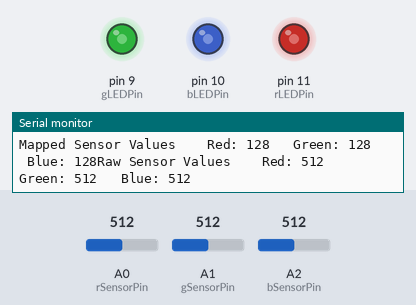
Bench run of a sketch on a simulated Arduino Uno, built with avr-gcc and run on an emulated ATmega328P. Shown: output pins drawn as LEDs (lit = HIGH), the last lines printed to the serial monitor. The inputs (shaded band) are chosen by the test bench; at power-on: A0 (rSensorPin) = 512, A1 (gSensorPin) = 512, A2 (bSensorPin) = 512.

Above: at 1.2 s.
1.3 s: A0 (rSensorPin) set to 410
At 2.0 s:
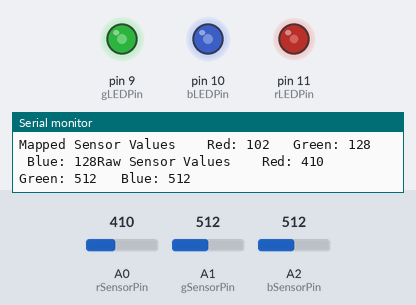
4.3 s: A0 (rSensorPin) set to 384
At 5.6 s:
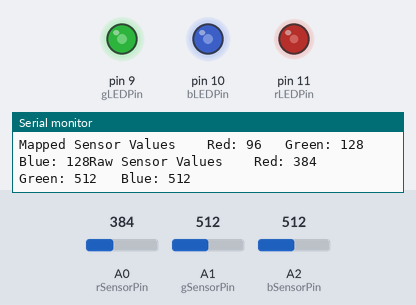
7.3 s: A1 (gSensorPin) set to 415
At 8.2 s:
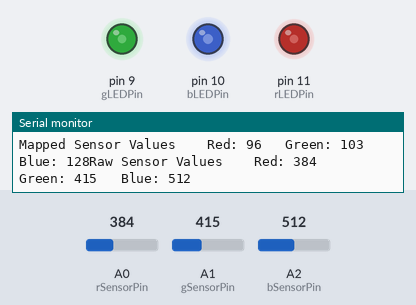
10.3 s: A1 (gSensorPin) set to 388
At 10.8 s:
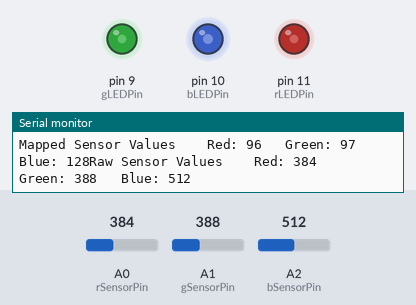
13.3 s: A2 (bSensorPin) set to 415
At 14.7 s:
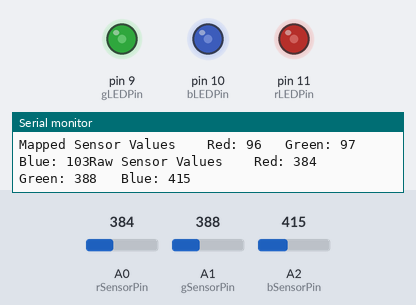
16.3 s: A2 (bSensorPin) set to 391
At 16.7 s:
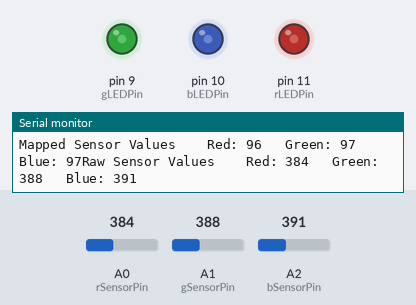
Timing chart, 0 to 19.3 s (numbered marks = the images above; inputs shaded):
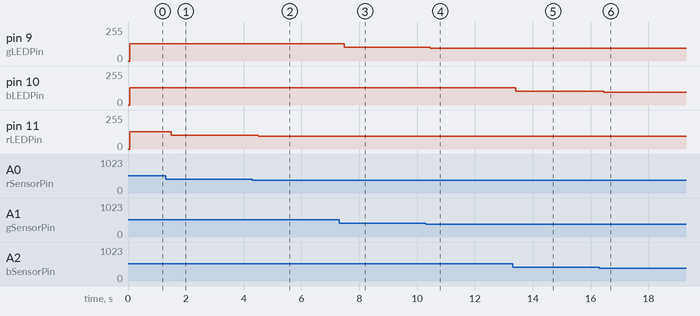

Measured:
- after the input at 1.3 s, pin 11 (rLEDPin): 128/255 → 102/255 after 0.20 s
- after the input at 4.3 s, pin 11 (rLEDPin): 102/255 → 96/255 after 0.20 s
- after the input at 7.3 s, pin 9 (gLEDPin): 128/255 → 103/255 after 0.18 s
- after the input at 10.3 s, pin 9 (gLEDPin): 103/255 → 97/255 after 0.16 s
- after the input at 13.3 s, pin 10 (bLEDPin): 128/255 → 103/255 after 0.10 s
- after the input at 16.3 s, pin 10 (bLEDPin): 103/255 → 97/255 after 0.16 s

The sketch:

sketch_jul11c.ino
```cpp
const int gLEDPin = 9;
const int rLEDPin = 11;
const int bLEDPin = 10;

const int rSensorPin = A0;
const int gSensorPin = A1;
const int bSensorPin = A2;

int rValue = 0;
int gValue = 0;
int bValue = 0;

int rSensorValue = 0;
int gSensorValue = 0;
int bSensorValue = 0;

void setup() {
  Serial.begin(9600);

  pinMode(gLEDPin,OUTPUT);
  pinMode(rLEDPin,OUTPUT);
  pinMode(bLEDPin,OUTPUT);
}

void loop() {
  rSensorValue = analogRead(rSensorPin);
  delay(5);
  gSensorValue = analogRead(gSensorPin);
  delay(5);
  bSensorValue = analogRead(bSensorPin);

  Serial.print("Raw Sensor Values \t Red: ");
  Serial.print(rSensorValue);
  Serial.print("\t Green: ");
  Serial.print(gSensorValue);
  Serial.print("\t Blue: ");
  Serial.println(bSensorValue);

  rValue = rSensorValue/4;
  gValue = gSensorValue/4;
  bValue = bSensorValue/4;

  Serial.print("Mapped Sensor Values \t Red: ");
  Serial.print(rValue);
  Serial.print("\t Green: ");
  Serial.print(gValue);
  Serial.print("\t Blue: ");
  Serial.print(bValue);

  analogWrite(rLEDPin, rValue);
  analogWrite(gLEDPin, gValue);
  analogWrite(bLEDPin, bValue);

}
```
